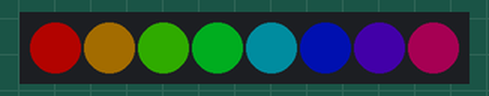
A sketch run on a simulated Arduino Uno, built with avr-gcc and run on an emulated ATmega328P. Shown: 8 RGB LEDs in strip order, left to right. Dim RGB values are drawn brighter than linear; what the sketch prints to the serial monitor is not drawn.

Above: at 0.27 s.
At 2.43 s:
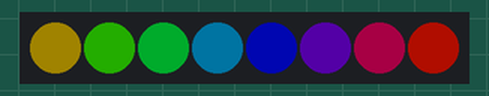
At 4.23 s:
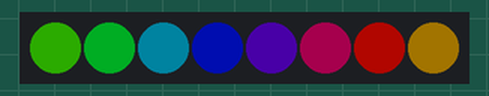
At 7.47 s:
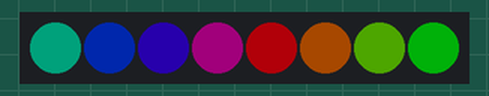
At 10.71 s:
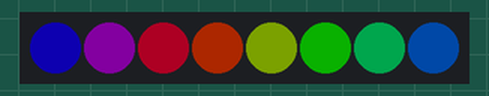
At 14.67 s:
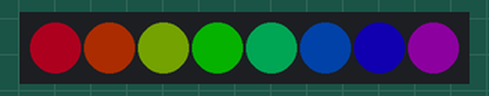
Timing chart, 0 to 40.0 s (numbered marks = the images above):
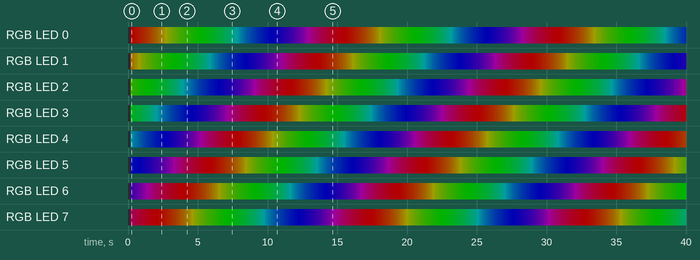

Measured:
- by itself, everything shown: repeats every 15.4 s, in 256 steps

The sketch:

18_ws2812.ino
```cpp
/*
 * Projet 18 - Bandeau LED adressable WS2812 (NeoPixel)
 * Cible : ESP32 / Uno
 * Bibliotheque requise : "Adafruit NeoPixel"
 */

#include <Arduino.h>
#include <Adafruit_NeoPixel.h>

#define LED_PIN 5
#define LED_COUNT 8

Adafruit_NeoPixel strip(LED_COUNT, LED_PIN, NEO_GRB + NEO_KHZ800);

const unsigned long ANIMATION_INTERVAL_MS = 60;
unsigned long lastStepTime = 0;
uint16_t animationStep = 0;

// Roue de couleurs classique (0-255) -> code couleur RGB
uint32_t wheel(byte pos) {
  pos = 255 - pos;
  if (pos < 85) {
    return strip.Color(255 - pos * 3, 0, pos * 3);
  } else if (pos < 170) {
    pos -= 85;
    return strip.Color(0, pos * 3, 255 - pos * 3);
  } else {
    pos -= 170;
    return strip.Color(pos * 3, 255 - pos * 3, 0);
  }
}

void setup() {
  Serial.begin(115200);
  delay(200);
  strip.begin();
  strip.setBrightness(60); // limite la luminosite pour reduire la consommation
  strip.show();            // eteint toutes les LED au demarrage
  Serial.println("[18_ws2812] Pret - animation arc-en-ciel non bloquante");
}

void loop() {
  unsigned long now = millis();
  if (now - lastStepTime >= ANIMATION_INTERVAL_MS) {
    lastStepTime = now;
    animationStep = (animationStep + 1) % 256;

    for (int i = 0; i < LED_COUNT; i++) {
      byte colorIndex = (i * 256 / LED_COUNT + animationStep) & 255;
      strip.setPixelColor(i, wheel(colorIndex));
    }
    strip.show();
  }
}
```
